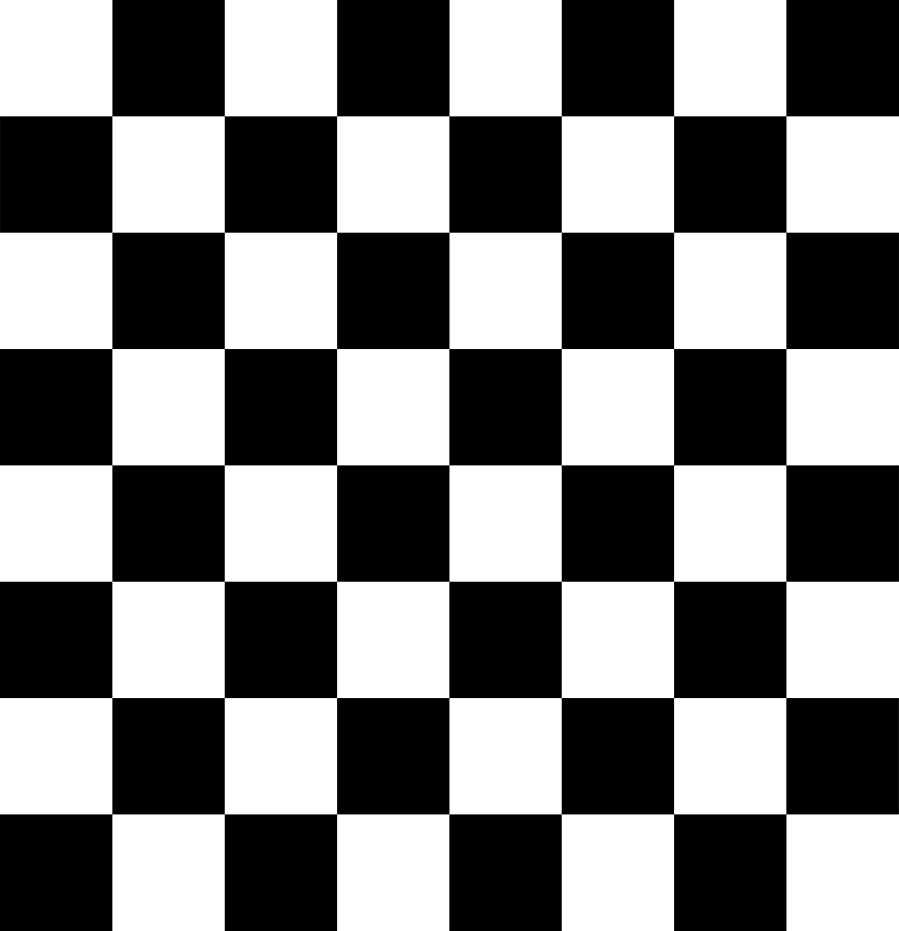
#> input picture binocular_ranging/标定棋盘.png, 3595 x 3723 px, given in place of the camera (shown at 1/4 size)
$ python convert2depthImg.py   (older library calls are emulated)
#> lines starting #> are read from the running program, lines starting #| are printed output that depends on the picture
import numpy as np
import cv2
import binocular_ranging.camera_configs as camera_configs

'''
    转换成深度图
'''

cv2.namedWindow("left")
cv2.namedWindow("right")
cv2.namedWindow("depth")
cv2.moveWindow("left", 0, 0)
cv2.moveWindow("right", 400, 0)
cv2.createTrackbar("num", "depth", 0, 10, lambda x: None)
cv2.createTrackbar("blockSize", "depth", 5, 255, lambda x: None)

camera1 = cv2.VideoCapture(1)
# camera1.set(3, 320)
# camera1.set(4, 240)
camera2 = cv2.VideoCapture(2)
# camera2.set(3, 320)
# camera2.set(4, 240)


# 添加点击事件，打印当前点的距离
def callbackFunc(e, x, y, f, p):
    if e == cv2.EVENT_LBUTTONDOWN:
        print(threeD[y][x])    # [ 20202.172  16266.062 -61382.527]，输出是这个

cv2.setMouseCallback("depth", callbackFunc, None)

while True:
    ret1, frame1 = camera1.read()
#> frame1 is the input picture: shape (3723, 3595, 3); min 0, max 255, mean 127.5
    ret2, frame2 = camera2.read()

    # [8 lines of commented-out code are left out]

    if ret1 is False or ret2 is False:
        print(ret1, ret2)
        break

    # print(frame1.shape)
    # 根据更正map对图片进行重构
    img1_rectified = cv2.remap(frame1, camera_configs.left_map1, camera_configs.left_map2, cv2.INTER_LINEAR)
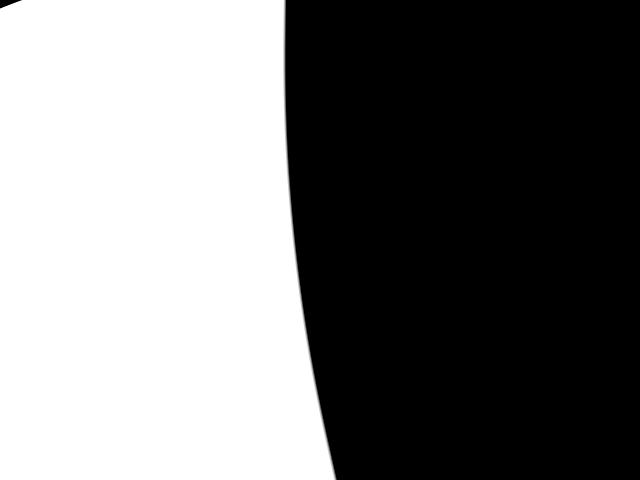
#> img1_rectified: shape (480, 640, 3); min 0, max 255, mean 119.3
    img2_rectified = cv2.remap(frame2, camera_configs.right_map1, camera_configs.right_map2, cv2.INTER_LINEAR)

    # [7 lines of commented-out code are left out]
    imgL = cv2.cvtColor(img1_rectified, cv2.COLOR_BGR2GRAY)
    imgR = cv2.cvtColor(img2_rectified, cv2.COLOR_BGR2GRAY)

    # 两个trackbar用来调节不同的参数查看效果
    num = cv2.getTrackbarPos("num", "depth")
    blockSize = cv2.getTrackbarPos("blockSize", "depth")
    if blockSize % 2 == 0:
        blockSize += 1
    if blockSize < 5:
        blockSize = 5
    # blockSize = 3


    # 根据Block Maching方法生成差异图（opencv里也提供了SGBM/Semi-Global Block Matching算法，有兴趣可以试试）
    # numDisparities：最大视差值与最小视差值之差，窗口大小必须是16的整数倍
    # blockSize：匹配的块大小，必须在5-255之间，奇数
    stereo = cv2.StereoBM_create(numDisparities=16*num, blockSize=blockSize)
    # stereo = cv2.StereoBM_create(numDisparities=num, blockSize=blockSize)
    disparity = stereo.compute(imgL, imgR)
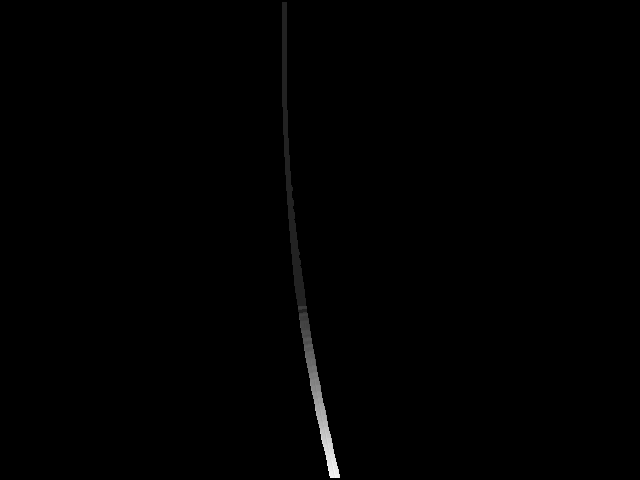
#> disparity: shape (480, 640) int16; min -16, max 104, mean -15.5; drawn with min black and max white

    disp = cv2.normalize(disparity, disparity, alpha=0, beta=255, norm_type=cv2.NORM_MINMAX, dtype=cv2.CV_8U)
    # 将图片扩展至3d空间中，其z方向的值则为当前的距离
    threeD = cv2.reprojectImageTo3D(disparity.astype(np.float32)/16., camera_configs.Q)
#> threeD: shape (480, 640, 3) float32; 0.61% of the values are NaN or infinite; the others: min -1075.5, max 1256.4, mean -410.5
    # threeD = cv2.reprojectImageTo3D(disparity.astype(np.float32), camera_configs.Q)
    # print("threeD:", threeD.shape, threeD)

    cv2.imshow("left", img1_rectified)
    cv2.imshow("right", img2_rectified)
    cv2.imshow("depth", disp)

    key = cv2.waitKey(1)
#> (key q is pressed here)
    if key == ord("q"):
        break
    elif key == ord("s"):
        cv2.imwrite("./snapshot/BM_left.jpg", imgL)
        cv2.imwrite("./snapshot/BM_right.jpg", imgR)
        cv2.imwrite("./snapshot/BM_depth.jpg", disp)

camera1.release()
camera2.release()
cv2.destroyAllWindows()
